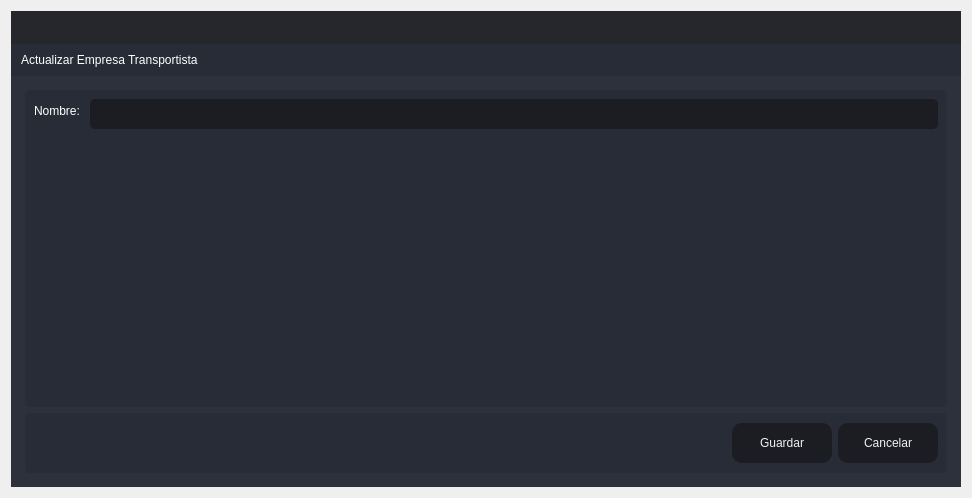
<?xml version="1.0" encoding="UTF-8"?>
<ui version="4.0">
 <class>Update_Trasnportista</class>
 <widget class="QDialog" name="Update_Trasnportista">
  <property name="windowModality">
   <enum>Qt::ApplicationModal</enum>
  </property>
  <property name="geometry">
   <rect>
    <x>0</x>
    <y>0</y>
    <width>972</width>
    <height>498</height>
   </rect>
  </property>
  <property name="windowTitle">
   <string>Actualizar</string>
  </property>
  <layout class="QVBoxLayout" name="verticalLayout_6">
   <item>
    <widget class="QFrame" name="frame_main">
     <property name="styleSheet">
      <string notr="true">/* LINE EDIT */
QLineEdit {
	background-color: rgb(27, 29, 35);
	border-radius: 5px;
	border: 2px solid rgb(27, 29, 35);
	padding-left: 10px;
}
QLineEdit:hover {
	border: 2px solid rgb(64, 71, 88);
}
QLineEdit:focus {
	border: 2px solid rgb(91, 101, 124);
}

/* SCROLL BARS */
QScrollBar:horizontal {
    border: none;
    background: rgb(52, 59, 72);
    height: 14px;
    margin: 0px 21px 0 21px;
	border-radius: 0px;
}
QScrollBar::handle:horizontal {
    background: rgb(85, 170, 255);
    min-width: 25px;
	border-radius: 7px
}
QScrollBar::add-line:horizontal {
    border: none;
    background: rgb(55, 63, 77);
    width: 20px;
	border-top-right-radius: 7px;
    border-bottom-right-radius: 7px;
    subcontrol-position: right;
    subcontrol-origin: margin;
}
QScrollBar::sub-line:horizontal {
    border: none;
    background: rgb(55, 63, 77);
    width: 20px;
	border-top-left-radius: 7px;
    border-bottom-left-radius: 7px;
    subcontrol-position: left;
    subcontrol-origin: margin;
}
QScrollBar::up-arrow:horizontal, QScrollBar::down-arrow:horizontal
{
     background: none;
}
QScrollBar::add-page:horizontal, QScrollBar::sub-page:horizontal
{
     background: none;
}
 QScrollBar:vertical {
	border: none;
    background: rgb(52, 59, 72);
    width: 14px;
    margin: 21px 0 21px 0;
	border-radius: 0px;
 }
 QScrollBar::handle:vertical {	
	background: rgb(85, 170, 255);
    min-height: 25px;
	border-radius: 7px
 }
 QScrollBar::add-line:vertical {
     border: none;
    background: rgb(55, 63, 77);
     height: 20px;
	border-bottom-left-radius: 7px;
    border-bottom-right-radius: 7px;
     subcontrol-position: bottom;
     subcontrol-origin: margin;
 }
 QScrollBar::sub-line:vertical {
	border: none;
    background: rgb(55, 63, 77);
     height: 20px;
	border-top-left-radius: 7px;
    border-top-right-radius: 7px;
     subcontrol-position: top;
     subcontrol-origin: margin;
 }
 QScrollBar::up-arrow:vertical, QScrollBar::down-arrow:vertical {
     background: none;
 }

 QScrollBar::add-page:vertical, QScrollBar::sub-page:vertical {
     background: none;
 }

/* CHECKBOX */
QCheckBox::indicator {
    border: 3px solid rgb(52, 59, 72);
	width: 15px;
	height: 15px;
	border-radius: 10px;
    background: rgb(44, 49, 60);
}
QCheckBox::indicator:hover {
    border: 3px solid rgb(58, 66, 81);
}
QCheckBox::indicator:checked {
    background: 3px solid rgb(52, 59, 72);
	border: 3px solid rgb(52, 59, 72);	
	background-image: url(:/16x16/icons/16x16/cil-check-alt.png);
}

/* RADIO BUTTON */
QRadioButton::indicator {
    border: 3px solid rgb(52, 59, 72);
	width: 15px;
	height: 15px;
	border-radius: 10px;
    background: rgb(44, 49, 60);
}
QRadioButton::indicator:hover {
    border: 3px solid rgb(58, 66, 81);
}
QRadioButton::indicator:checked {
    background: 3px solid rgb(94, 106, 130);
	border: 3px solid rgb(52, 59, 72);	
}

/* COMBOBOX */
QComboBox{
	background-color: rgb(27, 29, 35);
	border-radius: 5px;
	border: 2px solid rgb(27, 29, 35);
	padding: 5px;
	padding-left: 10px;
}
QComboBox:hover{
	border: 2px solid rgb(64, 71, 88);
}
QComboBox::drop-down {
	subcontrol-origin: padding;
	subcontrol-position: top right;
	width: 25px; 
	border-left-width: 3px;
	border-left-color: rgba(39, 44, 54, 150);
	border-left-style: solid;
	border-top-right-radius: 3px;
	border-bottom-right-radius: 3px;	
	background-image: url(:/16x16/icons/16x16/cil-arrow-bottom.png);
	background-position: center;
	background-repeat: no-reperat;
 }
QComboBox QAbstractItemView {
	color: rgb(85, 170, 255);	
	background-color: rgb(27, 29, 35);
	padding: 10px;
	selection-background-color: rgb(39, 44, 54);
}

/* SLIDERS */
QSlider::groove:horizontal {
    border-radius: 9px;
    height: 18px;
	margin: 0px;
	background-color: rgb(52, 59, 72);
}
QSlider::groove:horizontal:hover {
	background-color: rgb(55, 62, 76);
}
QSlider::handle:horizontal {
    background-color: rgb(85, 170, 255);
    border: none;
    height: 18px;
    width: 18px;
    margin: 0px;
	border-radius: 9px;
}
QSlider::handle:horizontal:hover {
    background-color: rgb(105, 180, 255);
}
QSlider::handle:horizontal:pressed {
    background-color: rgb(65, 130, 195);
}

QSlider::groove:vertical {
    border-radius: 9px;
    width: 18px;
    margin: 0px;
	background-color: rgb(52, 59, 72);
}
QSlider::groove:vertical:hover {
	background-color: rgb(55, 62, 76);
}
QSlider::handle:vertical {
    background-color: rgb(85, 170, 255);
	border: none;
    height: 18px;
    width: 18px;
    margin: 0px;
	border-radius: 9px;
}
QSlider::handle:vertical:hover {
    background-color: rgb(105, 180, 255);
}
QSlider::handle:vertical:pressed {
    background-color: rgb(65, 130, 195);
}

</string>
     </property>
     <property name="frameShape">
      <enum>QFrame::NoFrame</enum>
     </property>
     <property name="frameShadow">
      <enum>QFrame::Raised</enum>
     </property>
     <layout class="QVBoxLayout" name="verticalLayout">
      <property name="spacing">
       <number>0</number>
      </property>
      <property name="leftMargin">
       <number>0</number>
      </property>
      <property name="topMargin">
       <number>0</number>
      </property>
      <property name="rightMargin">
       <number>0</number>
      </property>
      <property name="bottomMargin">
       <number>0</number>
      </property>
      <item>
       <widget class="QFrame" name="frame_top">
        <property name="minimumSize">
         <size>
          <width>0</width>
          <height>65</height>
         </size>
        </property>
        <property name="maximumSize">
         <size>
          <width>16777215</width>
          <height>65</height>
         </size>
        </property>
        <property name="styleSheet">
         <string notr="true">background-color: transparent;</string>
        </property>
        <property name="frameShape">
         <enum>QFrame::NoFrame</enum>
        </property>
        <property name="frameShadow">
         <enum>QFrame::Raised</enum>
        </property>
        <layout class="QHBoxLayout" name="horizontalLayout_3">
         <property name="spacing">
          <number>0</number>
         </property>
         <property name="leftMargin">
          <number>0</number>
         </property>
         <property name="topMargin">
          <number>0</number>
         </property>
         <property name="rightMargin">
          <number>0</number>
         </property>
         <property name="bottomMargin">
          <number>0</number>
         </property>
         <item>
          <widget class="QFrame" name="frame_toggle">
           <property name="maximumSize">
            <size>
             <width>70</width>
             <height>16777215</height>
            </size>
           </property>
           <property name="styleSheet">
            <string notr="true">background-color: rgb(27, 29, 35);</string>
           </property>
           <property name="frameShape">
            <enum>QFrame::NoFrame</enum>
           </property>
           <property name="frameShadow">
            <enum>QFrame::Raised</enum>
           </property>
           <layout class="QVBoxLayout" name="verticalLayout_3">
            <property name="spacing">
             <number>0</number>
            </property>
            <property name="leftMargin">
             <number>0</number>
            </property>
            <property name="topMargin">
             <number>0</number>
            </property>
            <property name="rightMargin">
             <number>0</number>
            </property>
            <property name="bottomMargin">
             <number>0</number>
            </property>
           </layout>
          </widget>
         </item>
         <item>
          <widget class="QFrame" name="frame_top_right">
           <property name="styleSheet">
            <string notr="true">background: transparent;</string>
           </property>
           <property name="frameShape">
            <enum>QFrame::NoFrame</enum>
           </property>
           <property name="frameShadow">
            <enum>QFrame::Raised</enum>
           </property>
           <layout class="QVBoxLayout" name="verticalLayout_2">
            <property name="spacing">
             <number>0</number>
            </property>
            <property name="leftMargin">
             <number>0</number>
            </property>
            <property name="topMargin">
             <number>0</number>
            </property>
            <property name="rightMargin">
             <number>0</number>
            </property>
            <property name="bottomMargin">
             <number>0</number>
            </property>
            <item>
             <widget class="QFrame" name="frame_top_btns">
              <property name="maximumSize">
               <size>
                <width>16777215</width>
                <height>42</height>
               </size>
              </property>
              <property name="styleSheet">
               <string notr="true">background-color: rgba(27, 29, 35, 200)</string>
              </property>
              <property name="frameShape">
               <enum>QFrame::NoFrame</enum>
              </property>
              <property name="frameShadow">
               <enum>QFrame::Raised</enum>
              </property>
              <layout class="QHBoxLayout" name="horizontalLayout_4">
               <property name="spacing">
                <number>0</number>
               </property>
               <property name="leftMargin">
                <number>0</number>
               </property>
               <property name="topMargin">
                <number>0</number>
               </property>
               <property name="rightMargin">
                <number>0</number>
               </property>
               <property name="bottomMargin">
                <number>0</number>
               </property>
               <item>
                <widget class="QFrame" name="frame_label_top_btns">
                 <property name="sizePolicy">
                  <sizepolicy hsizetype="Expanding" vsizetype="Preferred">
                   <horstretch>0</horstretch>
                   <verstretch>0</verstretch>
                  </sizepolicy>
                 </property>
                 <property name="frameShape">
                  <enum>QFrame::NoFrame</enum>
                 </property>
                 <property name="frameShadow">
                  <enum>QFrame::Raised</enum>
                 </property>
                 <layout class="QHBoxLayout" name="horizontalLayout_10">
                  <property name="spacing">
                   <number>0</number>
                  </property>
                  <property name="leftMargin">
                   <number>5</number>
                  </property>
                  <property name="topMargin">
                   <number>0</number>
                  </property>
                  <property name="rightMargin">
                   <number>10</number>
                  </property>
                  <property name="bottomMargin">
                   <number>0</number>
                  </property>
                 </layout>
                </widget>
               </item>
               <item alignment="Qt::AlignRight">
                <widget class="QFrame" name="frame_btns_right">
                 <property name="sizePolicy">
                  <sizepolicy hsizetype="Expanding" vsizetype="Preferred">
                   <horstretch>0</horstretch>
                   <verstretch>0</verstretch>
                  </sizepolicy>
                 </property>
                 <property name="maximumSize">
                  <size>
                   <width>120</width>
                   <height>16777215</height>
                  </size>
                 </property>
                 <property name="frameShape">
                  <enum>QFrame::NoFrame</enum>
                 </property>
                 <property name="frameShadow">
                  <enum>QFrame::Raised</enum>
                 </property>
                 <layout class="QHBoxLayout" name="horizontalLayout_5">
                  <property name="spacing">
                   <number>0</number>
                  </property>
                  <property name="leftMargin">
                   <number>0</number>
                  </property>
                  <property name="topMargin">
                   <number>0</number>
                  </property>
                  <property name="rightMargin">
                   <number>0</number>
                  </property>
                  <property name="bottomMargin">
                   <number>0</number>
                  </property>
                 </layout>
                </widget>
               </item>
              </layout>
             </widget>
            </item>
            <item>
             <widget class="QFrame" name="frame_top_info">
              <property name="maximumSize">
               <size>
                <width>16777215</width>
                <height>65</height>
               </size>
              </property>
              <property name="styleSheet">
               <string notr="true">background-color: rgb(39, 44, 54);</string>
              </property>
              <property name="frameShape">
               <enum>QFrame::NoFrame</enum>
              </property>
              <property name="frameShadow">
               <enum>QFrame::Raised</enum>
              </property>
              <layout class="QHBoxLayout" name="horizontalLayout_8">
               <property name="spacing">
                <number>0</number>
               </property>
               <property name="leftMargin">
                <number>10</number>
               </property>
               <property name="topMargin">
                <number>0</number>
               </property>
               <property name="rightMargin">
                <number>10</number>
               </property>
               <property name="bottomMargin">
                <number>0</number>
               </property>
               <item>
                <widget class="QLabel" name="label">
                 <property name="styleSheet">
                  <string notr="true">font: 75 16pt &quot;MS Shell Dlg 2&quot;;
color: rgb(255, 255, 255);</string>
                 </property>
                 <property name="text">
                  <string>Actualizar Empresa Transportista</string>
                 </property>
                </widget>
               </item>
              </layout>
             </widget>
            </item>
           </layout>
          </widget>
         </item>
        </layout>
       </widget>
      </item>
      <item>
       <widget class="QFrame" name="frame_center">
        <property name="sizePolicy">
         <sizepolicy hsizetype="Expanding" vsizetype="Expanding">
          <horstretch>0</horstretch>
          <verstretch>0</verstretch>
         </sizepolicy>
        </property>
        <property name="styleSheet">
         <string notr="true">background-color: rgb(40, 44, 52);</string>
        </property>
        <property name="frameShape">
         <enum>QFrame::NoFrame</enum>
        </property>
        <property name="frameShadow">
         <enum>QFrame::Raised</enum>
        </property>
        <layout class="QHBoxLayout" name="horizontalLayout_2">
         <property name="spacing">
          <number>0</number>
         </property>
         <property name="leftMargin">
          <number>0</number>
         </property>
         <property name="topMargin">
          <number>0</number>
         </property>
         <property name="rightMargin">
          <number>0</number>
         </property>
         <property name="bottomMargin">
          <number>0</number>
         </property>
         <item>
          <widget class="QFrame" name="frame_content_right">
           <property name="styleSheet">
            <string notr="true">background-color: rgb(44, 49, 60);</string>
           </property>
           <property name="frameShape">
            <enum>QFrame::NoFrame</enum>
           </property>
           <property name="frameShadow">
            <enum>QFrame::Raised</enum>
           </property>
           <layout class="QVBoxLayout" name="verticalLayout_4">
            <property name="spacing">
             <number>0</number>
            </property>
            <property name="leftMargin">
             <number>0</number>
            </property>
            <property name="topMargin">
             <number>0</number>
            </property>
            <property name="rightMargin">
             <number>0</number>
            </property>
            <property name="bottomMargin">
             <number>0</number>
            </property>
            <item>
             <widget class="QFrame" name="frame_content">
              <property name="frameShape">
               <enum>QFrame::NoFrame</enum>
              </property>
              <property name="frameShadow">
               <enum>QFrame::Raised</enum>
              </property>
              <layout class="QVBoxLayout" name="verticalLayout_9">
               <property name="spacing">
                <number>0</number>
               </property>
               <property name="leftMargin">
                <number>5</number>
               </property>
               <property name="topMargin">
                <number>5</number>
               </property>
               <property name="rightMargin">
                <number>5</number>
               </property>
               <property name="bottomMargin">
                <number>5</number>
               </property>
               <item>
                <widget class="QStackedWidget" name="stackedWidget">
                 <property name="styleSheet">
                  <string notr="true">background: transparent;</string>
                 </property>
                 <property name="currentIndex">
                  <number>0</number>
                 </property>
                 <widget class="QWidget" name="page_home">
                  <layout class="QVBoxLayout" name="verticalLayout_10">
                   <item>
                    <widget class="QFrame" name="frame">
                     <property name="styleSheet">
                      <string notr="true">background-color: rgb(39, 44, 54);
border-radius: 5px;</string>
                     </property>
                     <property name="frameShape">
                      <enum>QFrame::StyledPanel</enum>
                     </property>
                     <property name="frameShadow">
                      <enum>QFrame::Raised</enum>
                     </property>
                     <layout class="QVBoxLayout" name="verticalLayout_5">
                      <item>
                       <layout class="QFormLayout" name="formLayout_2">
                        <item row="0" column="1">
                         <widget class="QLineEdit" name="lineEditUpdate">
                          <property name="minimumSize">
                           <size>
                            <width>0</width>
                            <height>30</height>
                           </size>
                          </property>
                          <property name="styleSheet">
                           <string notr="true">QLineEdit {
	background-color: rgb(27, 29, 35);
	border-radius: 5px;
	border: 2px solid rgb(27, 29, 35);
	padding-left: 10px;
	font: 75 12pt &quot;MS Shell Dlg 2&quot;;
	color: rgb(255, 255, 255);
}
QLineEdit:hover {
	border: 2px solid rgb(64, 71, 88);
}
QLineEdit:focus {
	border: 2px solid rgb(91, 101, 124);
}</string>
                          </property>
                         </widget>
                        </item>
                        <item row="0" column="0">
                         <widget class="QLabel" name="label_2">
                          <property name="styleSheet">
                           <string notr="true">font: 75 12pt &quot;MS Shell Dlg 2&quot;;
color: rgb(255, 255, 255);</string>
                          </property>
                          <property name="text">
                           <string>Nombre: </string>
                          </property>
                         </widget>
                        </item>
                       </layout>
                      </item>
                     </layout>
                    </widget>
                   </item>
                   <item>
                    <widget class="QFrame" name="frame_2">
                     <property name="minimumSize">
                      <size>
                       <width>0</width>
                       <height>60</height>
                      </size>
                     </property>
                     <property name="maximumSize">
                      <size>
                       <width>16777215</width>
                       <height>60</height>
                      </size>
                     </property>
                     <property name="styleSheet">
                      <string notr="true">background-color: rgb(39, 44, 54);
border-radius: 5px;</string>
                     </property>
                     <property name="frameShape">
                      <enum>QFrame::StyledPanel</enum>
                     </property>
                     <property name="frameShadow">
                      <enum>QFrame::Raised</enum>
                     </property>
                     <layout class="QHBoxLayout" name="horizontalLayout_9">
                      <item>
                       <layout class="QGridLayout" name="gridLayout">
                        <item row="0" column="0">
                         <spacer name="horizontalSpacer">
                          <property name="orientation">
                           <enum>Qt::Horizontal</enum>
                          </property>
                          <property name="sizeHint" stdset="0">
                           <size>
                            <width>40</width>
                            <height>20</height>
                           </size>
                          </property>
                         </spacer>
                        </item>
                        <item row="0" column="1">
                         <widget class="QPushButton" name="btnActualizar">
                          <property name="minimumSize">
                           <size>
                            <width>100</width>
                            <height>40</height>
                           </size>
                          </property>
                          <property name="styleSheet">
                           <string notr="true">QPushButton {
	border-color: rgb(27, 29, 35);
	font: 75 10pt &quot;MS Shell Dlg 2&quot;;
	color: rgb(240, 240, 240);
	background-color: rgb(27, 29, 35);
	border: 0px solid;
	border-radius: 10px;	
}
QPushButton:hover {
	background-color:rgb(44, 49, 60);
	border-color: rgb(27, 29, 35);
	border: 2px solid;
}</string>
                          </property>
                          <property name="text">
                           <string>Guardar</string>
                          </property>
                         </widget>
                        </item>
                        <item row="0" column="2">
                         <widget class="QPushButton" name="btnCancelar">
                          <property name="minimumSize">
                           <size>
                            <width>100</width>
                            <height>40</height>
                           </size>
                          </property>
                          <property name="styleSheet">
                           <string notr="true">QPushButton {
	border-color: rgb(27, 29, 35);
	font: 75 10pt &quot;MS Shell Dlg 2&quot;;
	color: rgb(240, 240, 240);
	background-color: rgb(27, 29, 35);
	border: 0px solid;
	border-radius: 10px;	
}
QPushButton:hover {
	background-color:rgb(44, 49, 60);
	border-color: rgb(27, 29, 35);
	border: 2px solid;
}</string>
                          </property>
                          <property name="text">
                           <string>Cancelar</string>
                          </property>
                         </widget>
                        </item>
                       </layout>
                      </item>
                     </layout>
                    </widget>
                   </item>
                  </layout>
                 </widget>
                </widget>
               </item>
              </layout>
             </widget>
            </item>
           </layout>
          </widget>
         </item>
        </layout>
       </widget>
      </item>
     </layout>
    </widget>
   </item>
  </layout>
 </widget>
 <resources/>
 <connections/>
</ui>
